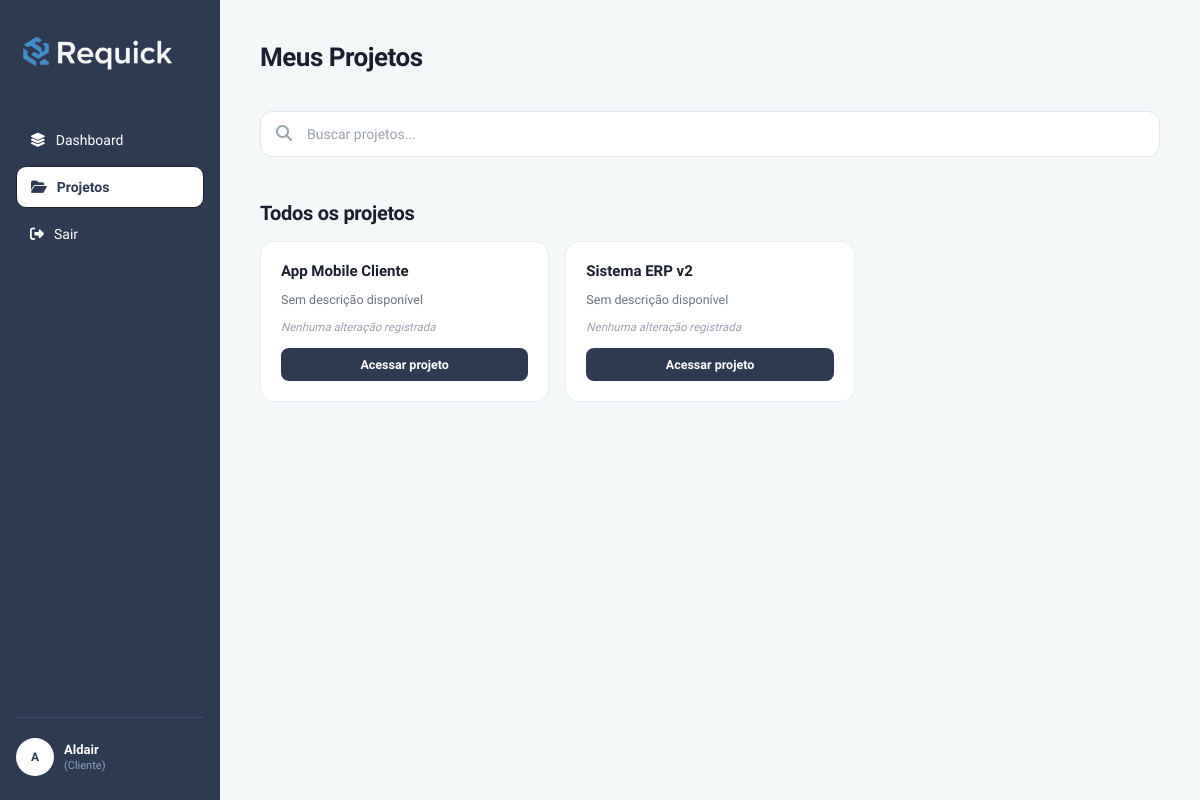
The page /php/projetos.php (signed in) on the database its author committed.
### tables this page shows
CREATE TABLE `tb_projetos` (
  `id` int(11) NOT NULL,
  `nome_projeto` varchar(150) NOT NULL,
  `data_criacao` date NOT NULL,
  `id_empresa` int(11) DEFAULT NULL,
  `descricao` text DEFAULT NULL,
  `status_projeto` tinyint(1) NOT NULL DEFAULT 0,
  `escopo_inicial` text NOT NULL DEFAULT 'não definido'
);

### php/projeto_acoes.php (called while the page is built, shortened)
<?php
class Conexao {
    private static $instance;
    public static function getConn(): PDO {
        if (!isset(self::$instance)) {
            self::$instance = new PDO(
                'mysql:host=localhost;dbname=bd_requick;charset=utf8mb4',
                'root',
                '',
                [
                    PDO::ATTR_ERRMODE            => PDO::ERRMODE_EXCEPTION,
                    PDO::ATTR_DEFAULT_FETCH_MODE => PDO::FETCH_ASSOC,
                    PDO::ATTR_EMULATE_PREPARES   => false,
                ]
            );
        }
        return self::$instance;
    }
}
class ProjetoDao {
    public function read_projetos_por_perfil(string $tipo_usuario, ?int $id_empresa, int $id_usuario = 0): array
    {
        if (in_array($tipo_usuario, ['Administrador', 'Desenvolvedor'])) {
            $stmt = Conexao::getConn()->prepare("
                SELECT
                    p.id,
                    p.nome_projeto,
                    p.descricao,
                    p.data_criacao  AS data_modificacao,
                    h.modificacao,
                    u.nome          AS autor
                FROM tb_projetos p
                LEFT JOIN tb_historico h
                    ON h.id = (
                        SELECT h2.id FROM tb_historico h2
                        WHERE h2.id_projeto = p.id
                        ORDER BY h2.data DESC LIMIT 1
                    )
                LEFT JOIN tb_usuarios u ON u.id = h.autor
                ORDER BY p.id DESC
            ");
            $stmt->execute();
        } else {
            $stmt = Conexao::getConn()->prepare("
                SELECT
                    p.id,
                    p.nome_projeto,
                    p.descricao,
                    p.data_criacao  AS data_modificacao,
                    h.modificacao,
                    u.nome          AS autor
                FROM tb_projetos p
                LEFT JOIN tb_historico h
                    ON h.id = (
                        SELECT h2.id FROM tb_historico h2
                        WHERE h2.id_projeto = p.id
                        ORDER BY h2.data DESC LIMIT 1
                    )
                LEFT JOIN tb_usuarios u ON u.id = h.autor
                /* Filtra pela empresa do usuário OU se o ID do usuário está na tabela de convites */
                WHERE p.id_empresa = :id_empresa
                OR p.id IN (
                    SELECT id_projeto
                    FROM tb_projeto_usuarios
                    WHERE id_usuario = :id_usuario
                )
                ORDER BY p.id DESC
            ");
            $stmt->execute([
                ':id_empresa' => $id_empresa,
                ':id_usuario' => $id_usuario
            ]);
        }
        return $stmt->fetchAll(PDO::FETCH_ASSOC);
    }
}

### php/projetos.php (the view, shortened to what this page needs)
<?php
require_once 'projeto_acoes.php';
$projetoDao   = new \php\ProjetoDao();
$tipo_usuario = $_SESSION['usuario_tipo']    ?? 'Cliente';
$id_empresa   = $_SESSION['usuario_empresa'] ?? null;
$id_usuario   = $_SESSION['usuario_id']      ?? null;
$projetos = $projetoDao->read_projetos_por_perfil($tipo_usuario, (int)$id_empresa, (int)$id_usuario);
?>
<!DOCTYPE html>
<html lang="pt-BR">
<head>
  <link rel="stylesheet" href="../css/style.css" />
  <link rel="stylesheet" href="../css/projetos.css" />
  <link rel="stylesheet" href="https://cdnjs.cloudflare.com/ajax/libs/font-awesome/6.5.1/css/all.min.css">
</head>
<body class="LayoutPadrao">
  <?php
    include 'navbar_lateral.php';
  ?>
  <div class="AreaRolavel AreaRolavelDashboard">
    <main class="ConteudoPrincipal">
      <header class="CabecalhoPagina">
        <h1 class="TituloBoasVindas">Meus Projetos</h1>
      </header>
      <div class="ContainerBusca">
        <input type="text" class="CampoBusca" placeholder="Buscar projetos..." />
      </div>
      <div class="SecaoProjetos">
        <div class="CabecalhoProjetos">
          <h2 class="TituloSecao">Todos os projetos</h2>
        </div>
        <div class="GradeProjetos">
          <?php foreach ($projetos as $projeto): ?>
            <div class="CardProjeto">
              <h3 class="NomeProjeto">
                <?= htmlspecialchars($projeto['nome_projeto']) ?>
              </h3>
              <p class="DescricaoProjeto">
                <?= !empty($projeto['descricao'])
                  ? htmlspecialchars($projeto['descricao'])
                  : 'Sem descrição disponível' ?>
              </p>
              <p class="AutorAlteracao">
                <?php if (!empty($projeto['autor'])): ?>
                  Última alteração feita por
                  <strong><?= htmlspecialchars($projeto['autor']) ?></strong>
                  <br>
                  <small><?= htmlspecialchars($projeto['modificacao']) ?></small>
                  <br>
                  <small><?= date('d/m/Y H:i', strtotime($projeto['data_modificacao'])) ?></small>
                <?php else: ?>
                  <em>Nenhuma alteração registrada</em>
                <?php endif; ?>
              </p>
              <a href="projeto.php?id=<?= $projeto['id'] ?>" class="BotaoAcessar">
                Acessar projeto
              </a>
            </div>
          <?php endforeach; ?>
        </div>
      </div>
    </main>
  </div>
</body>
</html>

### css/style.css (style rules this page uses)
* { box-sizing: border-box; margin: 0; padding: 0; font-family: 'Sora', sans-serif; }
html, body { height: 100%; }
body { background-color: #F5F8F9; color: #1a1f2e; min-height: 100vh; }
.ConteudoPrincipal { margin-left: 220px; padding: 32px 40px; display: flex; flex-direction: column; gap: 24px; min-height: 100vh; width: calc(100% - 220px); }
.CabecalhoPagina { margin-bottom: 4px; }
.TituloBoasVindas { font-size: 26px; font-weight: 700; color: #1a1f2e; letter-spacing: -0.5px; line-height: 1.2; margin: 10px 0; }
.ContainerBusca { position: relative; width: 100%; }
.CampoBusca { width: 100%; padding: 14px 16px 14px 46px; border: 1.5px solid #e2e6ed; border-radius: 12px; font-size: 14px; color: #1a1f2e; background-color: #ffffff; transition: border-color 0.2s, box-shadow 0.2s; }
.CampoBusca::placeholder { color: #9aa3b2; }
.SecaoProjetos { display: flex; flex-direction: column; gap: 16px; }
.CabecalhoProjetos { display: flex; align-items: center; justify-content: space-between; flex-wrap: wrap; gap: 10px; }
.TituloSecao { margin-top: 20px; font-size: 20px; font-weight: 700; color: #1a1f2e; letter-spacing: -0.3px; }
.GradeProjetos { display: grid; grid-template-columns: repeat(3, 1fr); gap: 16px; }
.CardProjeto { background-color: #ffffff; border: 1.5px solid #e8edf5; border-radius: 14px; padding: 20px; display: flex; flex-direction: column; gap: 10px; transition: box-shadow 0.2s, border-color 0.2s; }
.NomeProjeto { font-size: 15px; font-weight: 700; color: #1a1f2e; }
.DescricaoProjeto { font-size: 12.5px; color: #6b7585; line-height: 1.55; flex: 1; }
.AutorAlteracao { font-size: 11.5px; color: #9aa3b2; }
.BotaoAcessar { background-color: #2E3A52; color: #ffffff; border: none; border-radius: 8px; padding: 9px 0; width: 100%; font-size: 12.5px; font-weight: 600; cursor: pointer; margin-top: 4px; transition: background-color 0.2s; text-align: center; text-decoration: none; display: inline-block; }

### css/projetos.css (style rules this page uses)
.CardProjeto { position: relative; }

### rows shown on the page
tb_projetos: nome_projeto "App Mobile Cliente", shows "Sem descrição disponível"
tb_projetos: nome_projeto "Sistema ERP v2", shows "Sem descrição disponível"

### other values the page prints
substr($nomeUsuario, 0, 1) "A"
$nomeUsuario "Aldair"
$tipoUsuario "Cliente"
